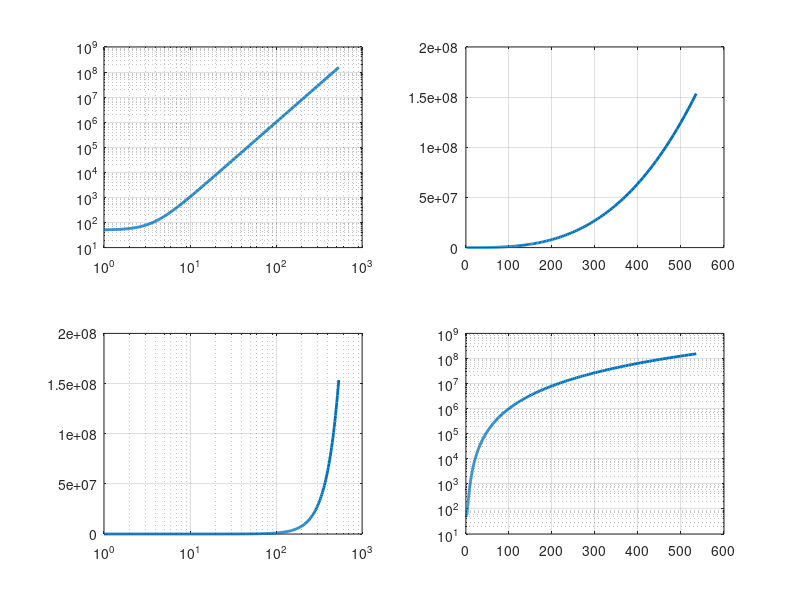

The MATLAB script that drew this image:
t = 0 : 2*pi/360 : 2*pi;
x = exp(t);
y = 50 + exp(3*t);

subplot(2,2,1);
loglog(x,y,'LineWidth', 2);
grid on;
subplot(2,2,2);
plot (x,y,'LineWidth', 2);
grid on;
subplot(2,2,3);
semilogx(x,y,'LineWidth', 2);
grid on;
subplot(2,2,4);
semilogy(x,y,'LineWidth', 2);
grid on;